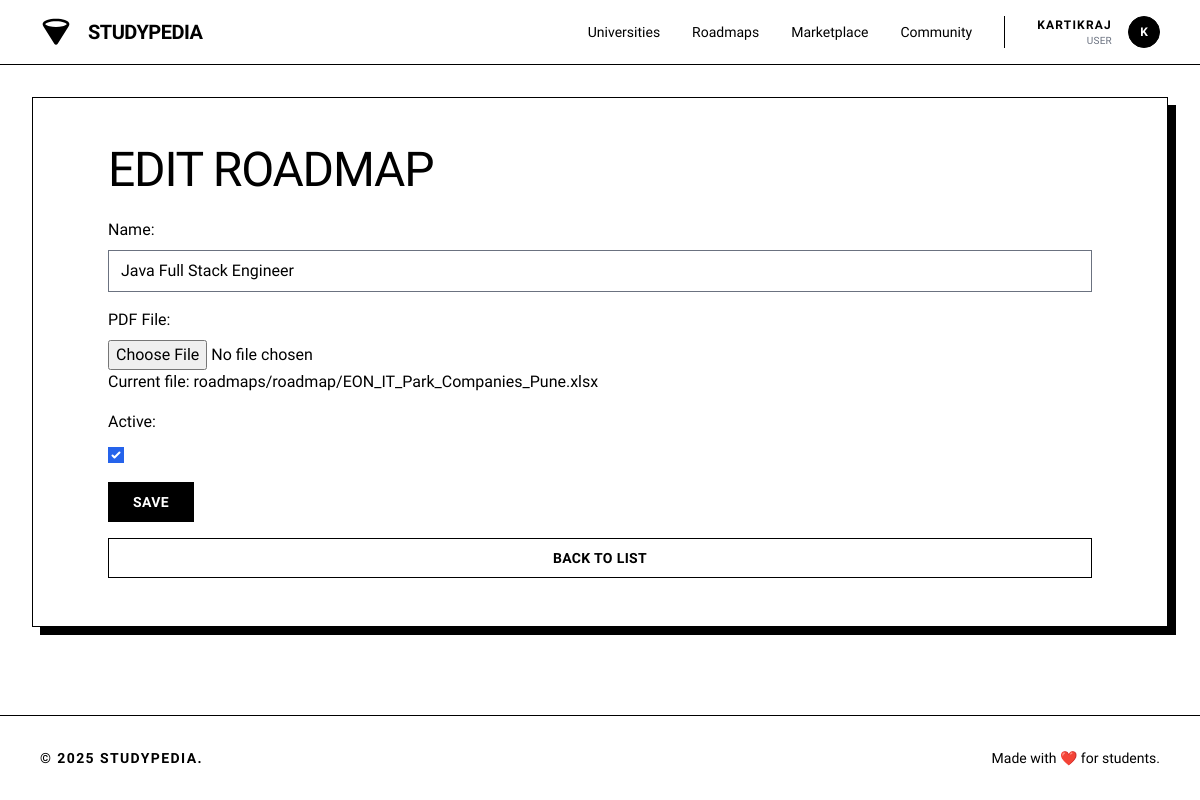
Screenshot of /roadmaps/1/edit/ (signed in) with the database file from the repository.
### accounts/models.py (models this page shows, shortened)
class User(AbstractUser):
    ROLE_CHOICES = (
        ('user', 'User'),
        ('staff', 'Staff'),
        ('admin', 'Admin'),
    )
    role = models.CharField(max_length=20, choices=ROLE_CHOICES, default='user')
    college = models.CharField(max_length=200, blank=True)
    year_of_study = models.PositiveIntegerField(null=True, blank=True)
    location = models.CharField(max_length=100, blank=True)
    phone = models.CharField(max_length=15, blank=True)
    profile_picture = models.ImageField(upload_to='profiles/', null=True, blank=True)
    bio = models.TextField(max_length=500, blank=True)
    credits = models.PositiveIntegerField(default=0)
    wallet_balance = models.DecimalField(max_digits=8, decimal_places=2, default=0.00)
    followers = models.ManyToManyField('self', through='Follow', related_name='following', symmetrical=False)
    created_at = models.DateTimeField(auto_now_add=True)
    updated_at = models.DateTimeField(auto_now=True)
    class Meta:
        indexes = [
            models.Index(fields=['username']),
            models.Index(fields=['created_at']),
        ]

### roadmaps/models.py (models this page shows, shortened)
class Roadmap(models.Model):
    name = models.CharField(max_length=255)
    pdf_file = models.FileField(
        upload_to='roadmaps/roadmap/',
        default=default_pdf,
        validators=[FileExtensionValidator(
            allowed_extensions=['pdf', 'doc', 'docx', 'txt', 'xls', 'xlsx', 'jpg', 'jpeg', 'png', 'zip']
        )],
        null=False,
        blank=False
    )
    is_active = models.BooleanField(default=True)
    created_at = models.DateTimeField(auto_now_add=True)
    updated_at = models.DateTimeField(auto_now=True)
    class Meta:
        ordering = ['name']

### accounts/views.py (the view, shortened to what this page needs)
    def wrapper(request, *args, **kwargs):
        if request.user.is_authenticated:
            return view_func(request, *args, **kwargs)

### accounts/views.py (called while the page is built, shortened)
def is_staff(user):
    return user.is_staff

def jwt_auth(view_func):
    def wrapper(request, *args, **kwargs):
        if request.user.is_authenticated:
            return view_func(request, *args, **kwargs)
    return wrapper

### roadmaps/views.py (called while the page is built)
@jwt_auth
@user_passes_test(is_staff)
def roadmap_update(request, pk):
    roadmap = get_object_or_404(Roadmap, pk=pk)
    if request.method == 'POST':
        data = request.POST.copy()
        data.update(request.FILES)
        serializer = RoadmapSerializer(roadmap, data=data)
        if serializer.is_valid():
            serializer.save()
            messages.success(request, 'Roadmap updated successfully.')
            return redirect('roadmaps:roadmap_list')
        else:
            messages.error(request, 'Error updating roadmap.')
            errors = serializer.errors
    else:
        serializer = RoadmapSerializer(roadmap)
        errors = {}
    return render(request, 'roadmaps/roadmap_form.html', {
        'serializer': serializer,
        'errors': errors
    })

### roadmaps/templates/roadmaps/roadmap_form.html (shortened to what this page needs)
{% extends 'base.html' %}
{% block content %}
<div class="max-w-[1440px] mx-auto w-full px-4 md:px-8 py-8"><div class="bg-white border border-black p-8 md:p-12 shadow-[8px_8px_0px_0px_rgba(0,0,0,1)]">
  <div class="container">
    <h1 class="text-black tracking-tight text-3xl md:text-5xl font-light font-display uppercase mb-6" >{% if serializer.instance %}Edit Roadmap{% else %}Create Roadmap{% endif %}</h1>
    <form method="post" class="form-group" enctype="multipart/form-data">
      <div class="form-group">
        <label for="id_name">Name:</label>
        <input
          type="text"
          name="name"
          id="id_name"
          value="{{ serializer.data.name|default:'' }}"
          required
        >
      </div>
      <div class="form-group">
        <label for="id_pdf_file">PDF File:</label>
        <input
          type="file"
          name="pdf_file"
          id="id_pdf_file"
          accept=".pdf,.doc,.docx,.txt,.xls,.xlsx,.jpg,.jpeg,.png,.zip"
        >
        {% if serializer.instance and serializer.instance.pdf_file %}
          <p>Current file:
            <a href="{{ serializer.instance.pdf_file.url }}" target="_blank">
              {{ serializer.instance.pdf_file.name }}
            </a>
          </p>
        {% endif %}
      </div>
      <div class="form-group">
        <label for="id_is_active">Active:</label>
        <input
          type="checkbox"
          name="is_active"
          id="id_is_active"
          {% if serializer.data.is_active|default:True %}checked{% endif %}
        >
      </div>
      <button type="submit" class="flex min-w-[84px] cursor-pointer items-center justify-center border border-black bg-black text-white hover:bg-white hover:text-black transition-colors h-10 px-6 text-sm font-bold uppercase tracking-wide">Save</button>
    </form>
    <a href="{% url 'roadmaps:roadmap_list' %}" class="flex min-w-[84px] cursor-pointer items-center justify-center border border-black hover:bg-black hover:text-white transition-colors h-10 px-6 text-black text-sm font-bold uppercase tracking-wide">Back to List</a>
  </div>
</div></div>
{% endblock %}

### templates/navbar.html (shortened to what this page needs)
<header class="flex items-center justify-between whitespace-nowrap border-b border-black px-10 py-4 sticky top-0 z-50 bg-white">
<div class="flex items-center gap-4">
<a href="{% url 'core:home' %}" class="flex items-center gap-4">
<div class="size-8 text-black">
</div>
<h2 class="text-black text-xl font-bold tracking-tight uppercase">Studypedia</h2>
</a>
</div>
<nav class="hidden md:flex flex-1 justify-end gap-8 items-center">
<div class="flex items-center gap-8">
<a class="text-black hover:underline underline-offset-4 transition-all text-sm font-medium" href="{% url 'university:university_list' %}">Universities</a>
<a class="text-black hover:underline underline-offset-4 transition-all text-sm font-medium" href="{% url 'roadmaps:roadmap_list' %}">Roadmaps</a>
<a class="text-black hover:underline underline-offset-4 transition-all text-sm font-medium" href="{% url 'ecommerce:marketplace' %}">Marketplace</a>
<a class="text-black hover:underline underline-offset-4 transition-all text-sm font-medium" href="{% url 'social:social' %}">Community</a>
</div>
{% if user.is_authenticated %}
<div class="flex items-center gap-4 border-l border-black pl-8">
    <div class="flex flex-col text-right">
        <span class="text-xs font-bold uppercase tracking-widest text-black">
            {% if user.first_name %}{{ user.first_name }} {{ user.last_name }}{% else %}{{ user.username }}{% endif %}
        </span>
        <span class="text-[10px] text-gray-500 uppercase tracking-wide">
            {% if user.role %}{{ user.get_role_display }}{% else %}Student{% endif %}
        </span>
    </div>
    <div class="relative group">
        <a href="{% url 'accounts:profile' %}" class="block size-8 bg-black rounded-full overflow-hidden border border-black cursor-pointer">
            {% if user.avatar %}
                <img alt="User Avatar" class="w-full h-full object-cover grayscale" src="{{ user.avatar.url }}"/>
            {% else %}
                <div class="w-full h-full flex items-center justify-center text-white text-xs font-bold">{{ user.username|make_list|first|upper }}</div>
            {% endif %}
        </a>
    </div>
</div>
{% endif %}
</nav>
</header>

### static/css/style.css (style rules this page uses)
:root { --bg-color: #ffffff; --text-color: #000000; --accent-color: #000000; --border-color: #999999; --hover-color: #f5f5f5; --shadow: 0 2px 4px rgba(0, 0, 0, 0.1); --primary-color: #000000; --secondary-color: #666666; }
* { margin: 0; padding: 0; box-sizing: border-box; }
body { font-family: 'Inter', -apple-system, BlinkMacSystemFont, sans-serif; background: var(--bg-color); color: var(--text-color); line-height: 1.6; padding-bottom: 70px; }
.container { max-width: 1200px; margin: 0 auto; padding: 0 20px; }
header { border-bottom: 1px solid var(--border-color); padding: 0.75rem 0; position: sticky; top: 0; background: var(--bg-color); z-index: 100; }
nav { display: flex; justify-content: space-between; align-items: center; }
@media (min-width: 769px) { body { padding-bottom: 0; } }
.form-group { margin-bottom: 1rem; }
label { display: block; margin-bottom: 0.5rem; font-weight: 500; }
input, select, textarea { width: 100%; padding: 8px 12px; border: 1px solid var(--border-color); border-radius: 4px; font-size: 1rem; background: var(--bg-color); color: var(--text-color); }

### rows the page displays
User: username "KARTIKRAJ", role "USER", username|make_list "K"
Roadmap: name "Java Full Stack Engineer", instance.pdf_file.name "roadmaps/roadmap/EON_IT_Park_Companies_Pune.xlsx"
